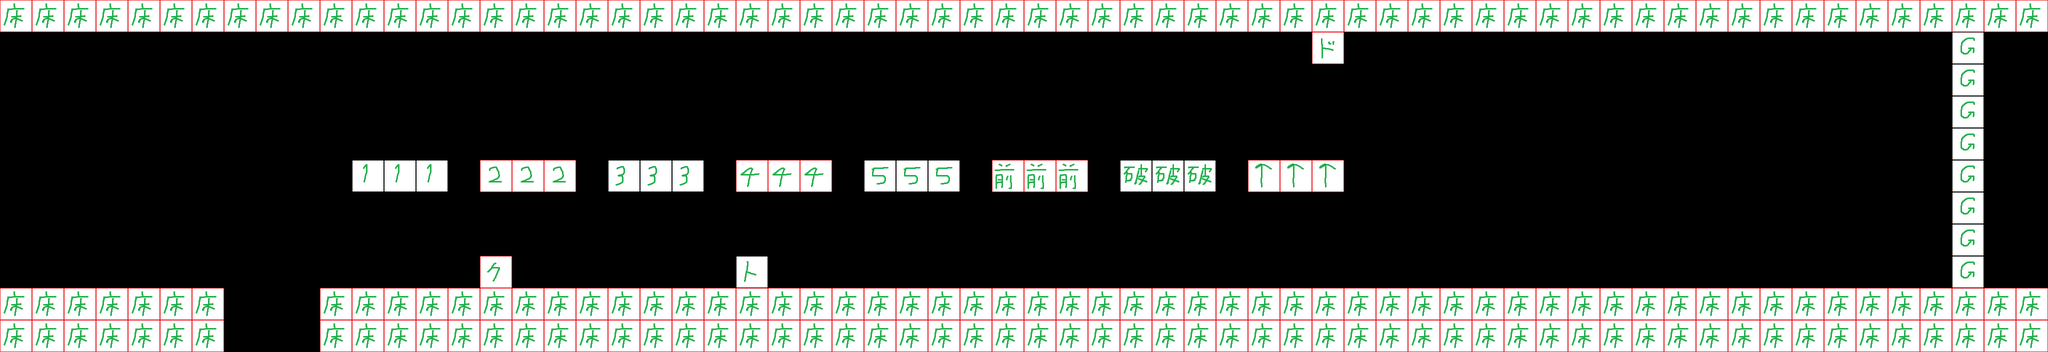

A 2D game scene composited from a Tiled map and its tileset images. What follows is a short description and the map's XML, with every tile layer's data as written:
An orthogonal 64x11 tile map with 64x64 px tiles, 2 tile layers (block, enemy).

<map version="1.5" tiledversion="1.7.2" orientation="orthogonal" renderorder="right-down" width="64" height="11" tilewidth="64" tileheight="64" infinite="0" nextlayerid="3" nextobjectid="1">
 <tileset firstgid="1" source="StageChip.tsx" />
 <layer id="1" name="block" width="64" height="11">
  <data encoding="csv">
6,6,6,6,6,6,6,6,6,6,6,6,6,6,6,6,6,6,6,6,6,6,6,6,6,6,6,6,6,6,6,6,6,6,6,6,6,6,6,6,6,6,6,6,6,6,6,6,6,6,6,6,6,6,6,6,6,6,6,6,6,6,6,6,
0,0,0,0,0,0,0,0,0,0,0,0,0,0,0,0,0,0,0,0,0,0,0,0,0,0,0,0,0,0,0,0,0,0,0,0,0,0,0,0,0,0,0,0,0,0,0,0,0,0,0,0,0,0,0,0,0,0,0,0,0,11,0,0,
0,0,0,0,0,0,0,0,0,0,0,0,0,0,0,0,0,0,0,0,0,0,0,0,0,0,0,0,0,0,0,0,0,0,0,0,0,0,0,0,0,0,0,0,0,0,0,0,0,0,0,0,0,0,0,0,0,0,0,0,0,11,0,0,
0,0,0,0,0,0,0,0,0,0,0,0,0,0,0,0,0,0,0,0,0,0,0,0,0,0,0,0,0,0,0,0,0,0,0,0,0,0,0,0,0,0,0,0,0,0,0,0,0,0,0,0,0,0,0,0,0,0,0,0,0,11,0,0,
0,0,0,0,0,0,0,0,0,0,0,0,0,0,0,0,0,0,0,0,0,0,0,0,0,0,0,0,0,0,0,0,0,0,0,0,0,0,0,0,0,0,0,0,0,0,0,0,0,0,0,0,0,0,0,0,0,0,0,0,0,11,0,0,
0,0,0,0,0,0,0,0,0,0,0,1,1,1,0,2,2,2,0,3,3,3,0,4,4,4,0,5,5,5,0,8,8,8,0,9,9,9,0,10,10,10,0,0,0,0,0,0,0,0,0,0,0,0,0,0,0,0,0,0,0,11,0,0,
0,0,0,0,0,0,0,0,0,0,0,0,0,0,0,0,0,0,0,0,0,0,0,0,0,0,0,0,0,0,0,0,0,0,0,0,0,0,0,0,0,0,0,0,0,0,0,0,0,0,0,0,0,0,0,0,0,0,0,0,0,11,0,0,
0,0,0,0,0,0,0,0,0,0,0,0,0,0,0,0,0,0,0,0,0,0,0,0,0,0,0,0,0,0,0,0,0,0,0,0,0,0,0,0,0,0,0,0,0,0,0,0,0,0,0,0,0,0,0,0,0,0,0,0,0,11,0,0,
0,0,0,0,0,0,0,0,0,0,0,0,0,0,0,0,0,0,0,0,0,0,0,0,0,0,0,0,0,0,0,0,0,0,0,0,0,0,0,0,0,0,0,0,0,0,0,0,0,0,0,0,0,0,0,0,0,0,0,0,0,11,0,0,
6,6,6,6,6,6,6,0,0,0,6,6,6,6,6,6,6,6,6,6,6,6,6,6,6,6,6,6,6,6,6,6,6,6,6,6,6,6,6,6,6,6,6,6,6,6,6,6,6,6,6,6,6,6,6,6,6,6,6,6,6,6,6,6,
6,6,6,6,6,6,6,0,0,0,6,6,6,6,6,6,6,6,6,6,6,6,6,6,6,6,6,6,6,6,6,6,6,6,6,6,6,6,6,6,6,6,6,6,6,6,6,6,6,6,6,6,6,6,6,6,6,6,6,6,6,6,6,6
</data>
 </layer>
 <layer id="2" name="enemy" width="64" height="11">
  <data encoding="csv">
0,0,0,0,0,0,0,0,0,0,0,0,0,0,0,0,0,0,0,0,0,0,0,0,0,0,0,0,0,0,0,0,0,0,0,0,0,0,0,0,0,0,0,0,0,0,0,0,0,0,0,0,0,0,0,0,0,0,0,0,0,0,0,0,
0,0,0,0,0,0,0,0,0,0,0,0,0,0,0,0,0,0,0,0,0,0,0,0,0,0,0,0,0,0,0,0,0,0,0,0,0,0,0,0,0,14,0,0,0,0,0,0,0,0,0,0,0,0,0,0,0,0,0,0,0,0,0,0,
0,0,0,0,0,0,0,0,0,0,0,0,0,0,0,0,0,0,0,0,0,0,0,0,0,0,0,0,0,0,0,0,0,0,0,0,0,0,0,0,0,0,0,0,0,0,0,0,0,0,0,0,0,0,0,0,0,0,0,0,0,0,0,0,
0,0,0,0,0,0,0,0,0,0,0,0,0,0,0,0,0,0,0,0,0,0,0,0,0,0,0,0,0,0,0,0,0,0,0,0,0,0,0,0,0,0,0,0,0,0,0,0,0,0,0,0,0,0,0,0,0,0,0,0,0,0,0,0,
0,0,0,0,0,0,0,0,0,0,0,0,0,0,0,0,0,0,0,0,0,0,0,0,0,0,0,0,0,0,0,0,0,0,0,0,0,0,0,0,0,0,0,0,0,0,0,0,0,0,0,0,0,0,0,0,0,0,0,0,0,0,0,0,
0,0,0,0,0,0,0,0,0,0,0,0,0,0,0,0,0,0,0,0,0,0,0,0,0,0,0,0,0,0,0,0,0,0,0,0,0,0,0,0,0,0,0,0,0,0,0,0,0,0,0,0,0,0,0,0,0,0,0,0,0,0,0,0,
0,0,0,0,0,0,0,0,0,0,0,0,0,0,0,0,0,0,0,0,0,0,0,0,0,0,0,0,0,0,0,0,0,0,0,0,0,0,0,0,0,0,0,0,0,0,0,0,0,0,0,0,0,0,0,0,0,0,0,0,0,0,0,0,
0,0,0,0,0,0,0,0,0,0,0,0,0,0,0,0,0,0,0,0,0,0,0,0,0,0,0,0,0,0,0,0,0,0,0,0,0,0,0,0,0,0,0,0,0,0,0,0,0,0,0,0,0,0,0,0,0,0,0,0,0,0,0,0,
0,0,0,0,0,0,0,0,0,0,0,0,0,0,0,12,0,0,0,0,0,0,0,13,0,0,0,0,0,0,0,0,0,0,0,0,0,0,0,0,0,0,0,0,0,0,0,0,0,0,0,0,0,0,0,0,0,0,0,0,0,0,0,0,
0,0,0,0,0,0,0,0,0,0,0,0,0,0,0,0,0,0,0,0,0,0,0,0,0,0,0,0,0,0,0,0,0,0,0,0,0,0,0,0,0,0,0,0,0,0,0,0,0,0,0,0,0,0,0,0,0,0,0,0,0,0,0,0,
0,0,0,0,0,0,0,0,0,0,0,0,0,0,0,0,0,0,0,0,0,0,0,0,0,0,0,0,0,0,0,0,0,0,0,0,0,0,0,0,0,0,0,0,0,0,0,0,0,0,0,0,0,0,0,0,0,0,0,0,0,0,0,0
</data>
 </layer>
</map>